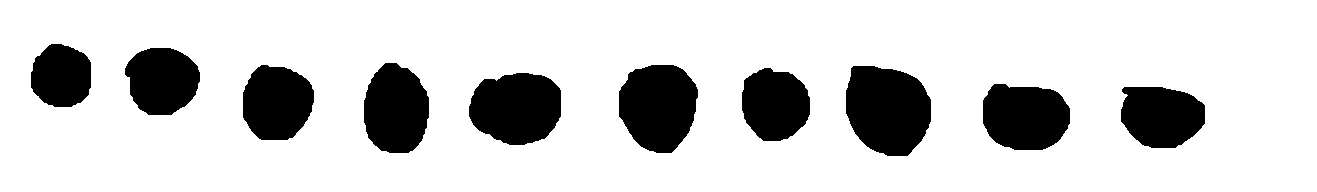
#> input picture vezbe/02-knn/data/train/circles.png, 1317 x 192 px
$ python swf_knn_shapes.py   (Python 2 division)   (older library calls are emulated)
#> lines starting #> are read from the running program, lines starting #| are printed output that depends on the picture; after the words box and inside, x2 and y2 are one past the last pixel; in counts of white or black regions, pixels touching at a corner belong together
### vezbe/02-knn/src/solutions/swf_knn_classifier.py
"""
    @author:    SWF/2013   Dragutin Marjanovic
    @email:     dmarjanovic94@gmail.com
"""

import Queue
import math


class KNNClassifier(object):

    def __init__(self, k, distance='L2'):
        """
        Konstruktor KNN klasifikatora.

        :param k: koliko najblizih suseda uzeti u obzir.
        :param distance: koju udaljenost koristiti za poredjenje, moguce vrednosti su 'L1' i 'L2'
        """

        # validna vrednost parametra *k* je ceo broj, veci od 0
        # validna vrednost parametra *distance* je 'L1' ili 'L2'
        if k > 0:
            self._k = k

        self._distance = self.manhattan if 'L1' == distance else self.euclidean
        self._data = []
        self._labels = []

    def fit(self, X, y):
        """
        :param X: podaci
        :param y: labele klasa (celobrojne vrednosti >= 0)
        :return: None
        """
        # prikazati poruku upozorenja ako je k jednako broju klasa
        if self._k == len(set(y)):
            print("WARNING: Number of labels is equal to number of classes!")

        self._data = X
        self._labels = y

    def predict(self, X):
        """
        :param X: podaci za klasifikaciju
        :return: labele X podataka nakon klasifikacije
        """
        # (X je lista podataka, dakle nije nuzno samo jedan podatak)
        # povratna vrednost su odgovarajuce labele
        labels = []
        for xi in X:
            queue = Queue.PriorityQueue()
            for (datum, label) in zip(self._data, self._labels):
                queue.put((self._distance(xi, datum), label))

            labels.append(self.get_label(queue))

        return labels

    def get_label(self, queue):
        """
        :param queue: red sa sortiranim distancama
        :return: labela kojoj pripada dati test primjer
        """
        labels_list = []
        while (not queue.empty()) and (len(labels_list) < self._k):
            labels_list.append(queue.get()[1])

        return max(set(labels_list), key=labels_list.count)

    # [8 lines left out: function manhattan, not called in this run]

    @staticmethod
    def euclidean(x, y):
        """
        :param x: tacka X
        :param y: tacka Y
        :return: udaljenost izracunata po Euklidovoj razdaljini
        """
        return math.sqrt(sum([(xi-yi)**2 for (xi, yi) in zip(x, y)]))

### vezbe/02-knn/src/solutions/swf_knn_shapes.py
"""
    @author:    SWF/2013   Dragutin Marjanovic
    @email:     dmarjanovic94@gmail.com
"""

from swf_knn_classifier import KNNClassifier
from skimage.io import imread
from skimage.color import rgb2gray
import numpy as np
from skimage.morphology import disk
from skimage.measure import label
from skimage.measure import regionprops
from scipy.ndimage import binary_fill_holes
from skimage.morphology import erosion
import matplotlib.pyplot as plt


# Utility funcion for regions drawing on pictures with given size
def draw_regions(regs, img_size):
    img_r = np.ndarray((img_size[0], img_size[1]), dtype='float32')

    for reg in regs:
        coords = reg.coords
        for coord in coords:
            img_r[coord[0], coord[1]] = 1.

    return img_r


# Get regions from image
def get_image_regions(img_path):
    # Make threshold of gray image
#> called with img_path = '../../data/train/circles.png'
    img_tr = 1 - rgb2gray(imread(img_path))
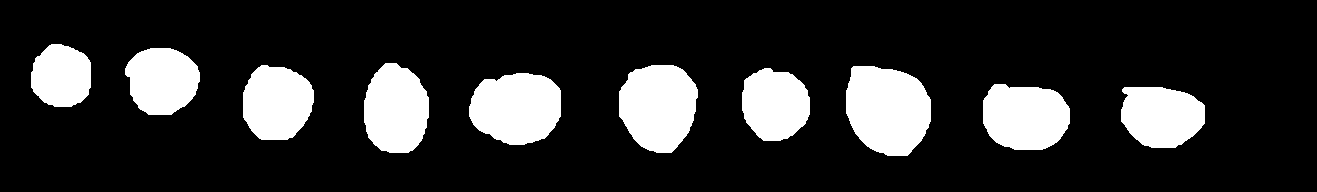
#> img_tr: shape (192, 1317) float64; values 0 (black) and 1 (white), 18% white; 10 white regions, largest, box (x1, y1, x2, y2) and area: (846, 66, 931, 156) 6111, (619, 65, 698, 153) 5452, (469, 73, 561, 145) 5296

    # Fill holes
    img_filled = binary_fill_holes(img_tr).astype('float32')

    str_elem = disk(10)  # parametar je poluprecnik diska
    img_tr_er = erosion(img_filled, selem=str_elem)
#> img_tr_er: shape (192, 1317) float32; values 0 (black) and 1 (white), 9.6% white; 10 white regions

    img_labeled = label(img_tr_er)
#> img_labeled: shape (192, 1317) int64; 11 distinct labels, from 0 to 10
    return regionprops(img_labeled)


def get_properties(all_shapes, training=True):
    data = []
    lbls = []
    lbl = 0
    for regions in all_shapes:
        for region in regions:
            bbox = region.bbox
            h = float(bbox[2] - bbox[0])
            w = float(bbox[3] - bbox[1])

            data.append([region.extent, region.perimeter/(2*(h+w))])

            if lbls is not None:
                lbls.append(lbl)

        lbl += 1

    if training:
        return data, lbls
    else:
        return data

if __name__ == "__main__":
    regions_circle = get_image_regions('../../data/train/circles.png')
#> regions_circle = 10 regions; largest, box (x1, y1, x2, y2) and area: (856, 76, 921, 146) 3588, (629, 75, 688, 143) 3098, (479, 83, 551, 135) 2945, (993, 94, 1060, 140) 2507, (374, 73, 419, 143) 2476
    regions_rectangle = get_image_regions('../../data/train/rectangles.png')
#> call 2 of get_image_regions, with img_path = '../../data/train/rectangles.png'
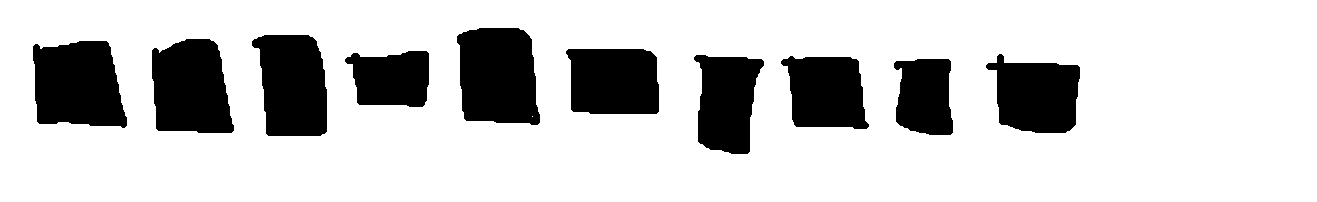
#> input picture vezbe/02-knn/data/train/rectangles.png, 1317 x 202 px
#> in get_image_regions (call 2), `img_tr = 1 - rgb2gray(imread(img_path))`: img_tr: shape (202, 1317) float64; values 0 (black) and 1 (white), 20.7% white; 10 white regions, largest, box (x1, y1, x2, y2) and area: (457, 28, 540, 125) 6888, (33, 41, 127, 128) 6723, (152, 39, 234, 133) 6395
#> in get_image_regions (call 2), `img_filled = binary_fill_holes(img_tr).astype('float32')`: img_filled: shape (202, 1317) float32; values 0 (black) and 1 (white), 20.7% white; 10 white regions, largest, box (x1, y1, x2, y2) and area: (457, 28, 540, 125) 6889, (33, 41, 127, 128) 6723, (152, 39, 234, 133) 6395
#> in get_image_regions (call 2), `img_tr_er = erosion(img_filled, selem=str_elem)`: img_tr_er: shape (202, 1317) float32; values 0 (black) and 1 (white), 10.8% white; 10 white regions
#> in get_image_regions (call 2), `img_labeled = label(img_tr_er)`:
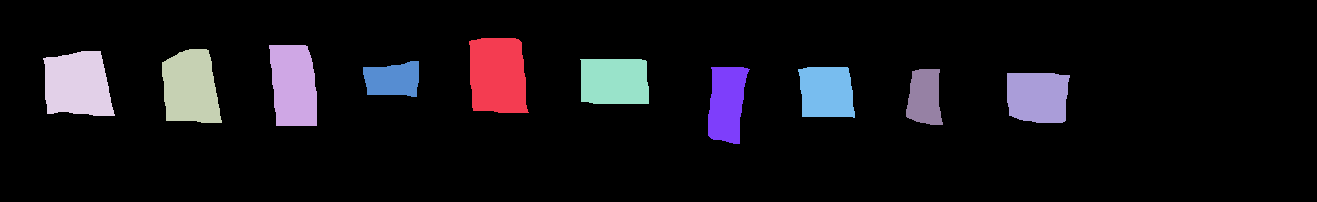
#> img_labeled: shape (202, 1317) int64; 11 distinct labels, from 0 to 10; one colour per label, 0 black
#> regions_rectangle = 10 regions; largest, box (x1, y1, x2, y2) and area: (469, 38, 529, 113) 3971, (43, 51, 115, 116) 3787, (162, 49, 222, 123) 3585, (269, 45, 317, 126) 3387, (580, 59, 649, 104) 2985
    regions_triangle = get_image_regions('../../data/train/triangles.png')
#> call 3 of get_image_regions, with img_path = '../../data/train/triangles.png'
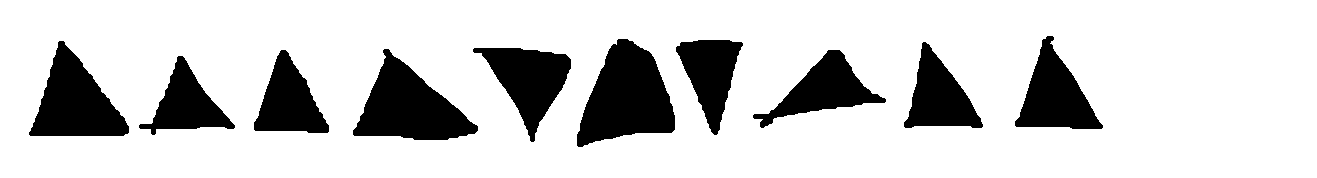
#> input picture vezbe/02-knn/data/train/triangles.png, 1317 x 178 px
#> in get_image_regions (call 3), `img_tr = 1 - rgb2gray(imread(img_path))`: img_tr: shape (178, 1317) float64; values 0 (black) and 1 (white), 18.7% white; 10 white regions, largest, box (x1, y1, x2, y2) and area: (577, 39, 675, 147) 6704, (353, 49, 478, 140) 5972, (29, 41, 129, 136) 5239
#> in get_image_regions (call 3), `img_tr_er = erosion(img_filled, selem=str_elem)`: img_tr_er: shape (178, 1317) float32; values 0 (black) and 1 (white), 8% white; 10 white regions
#> in get_image_regions (call 3), `img_labeled = label(img_tr_er)`:
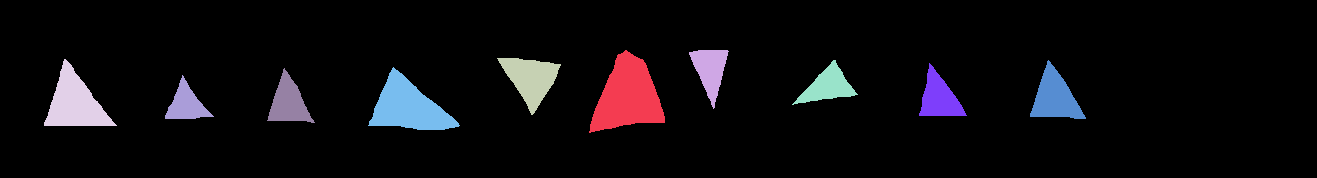
#> img_labeled: shape (178, 1317) int64; 11 distinct labels, from 0 to 10; one colour per label, 0 black
#> regions_triangle = 10 regions; largest, box (x1, y1, x2, y2) and area: (589, 50, 665, 133) 3711, (368, 67, 460, 130) 2966, (44, 59, 117, 126) 2451, (497, 58, 561, 115) 1850, (1030, 60, 1086, 119) 1724

    shapes = [regions_circle, regions_rectangle, regions_triangle]

    unmarked_regions = get_image_regions('../../data/test/shapes.png')
#> call 4 of get_image_regions, with img_path = '../../data/test/shapes.png'
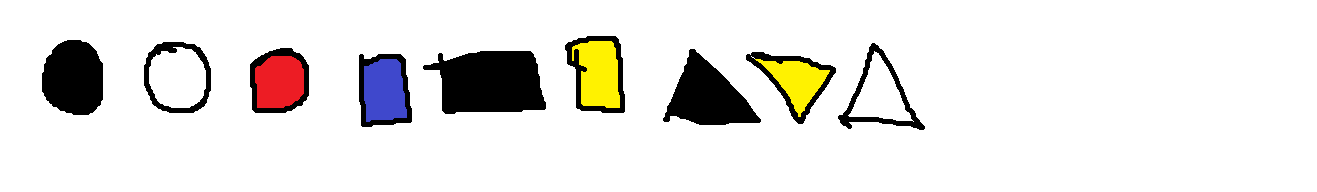
#> input picture vezbe/02-knn/data/test/shapes.png, 1317 x 192 px
#> in get_image_regions (call 4), `img_filled = binary_fill_holes(img_tr).astype('float32')`: img_filled: shape (192, 1317) float32; values 0 (black) and 1 (white), 13.8% white; 9 white regions, largest, box (x1, y1, x2, y2) and area: (423, 51, 546, 114) 5932, (144, 42, 211, 113) 4040, (663, 49, 761, 125) 3991
#> in get_image_regions (call 4), `img_tr_er = erosion(img_filled, selem=str_elem)`: img_tr_er: shape (192, 1317) float32; values 0 (black) and 1 (white), 6.1% white; 9 white regions
#> in get_image_regions (call 4), `img_labeled = label(img_tr_er)`:
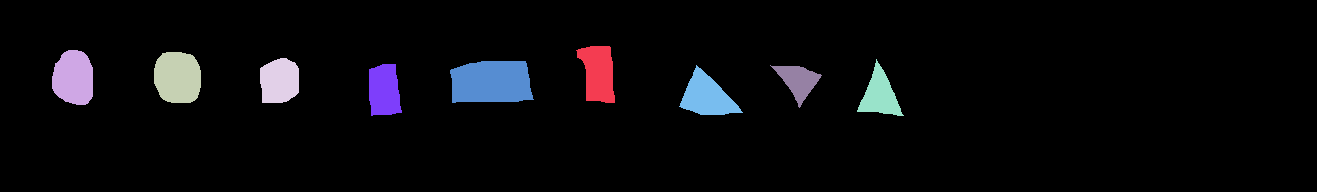
#> img_labeled: shape (192, 1317) int64; 10 distinct labels, from 0 to 9; one colour per label, 0 black
#> unmarked_regions = 9 regions; largest, box (x1, y1, x2, y2) and area: (450, 61, 534, 103) 3074, (154, 52, 201, 103) 2069, (52, 50, 93, 105) 1852, (679, 65, 743, 115) 1679, (576, 46, 615, 103) 1610

    sorted_unm_reg = sorted(unmarked_regions, key=lambda k: k['bbox'][1])
#> sorted_unm_reg has the same summary as unmarked_regions

    training_data, labels = get_properties(shapes)
#> the loop in get_properties, `for regions in all_shapes:` made 3 passes
#> after the loop in get_properties, `for regions in all_shapes:`: data = 30 pairs, first value 0.423 to 0.961, second value 0.788 to 0.964; lbl = 3; lbls = 30 values from 0 to 2
#> training_data has the same summary as data in get_properties; labels = 30 values from 0 to 2
    test_data = get_properties([sorted_unm_reg], False)
#> test_data = [[0.821, 0.845], [0.863, 0.86], [0.856, 0.872], [0.836, 0.921], [0.871, 0.932], [0.724, 0.919], [0.525, 0.798], [0.443, 0.776], [0.47, 0.826]]

    knn = KNNClassifier(1)
    knn.fit(training_data, labels)
#> in fit, `self._data = X`: self._data has the same summary as data in get_properties
#> in fit, `self._labels = y`: self._labels = 30 values from 0 to 2

    # Our results
    results = knn.predict(test_data)
#> the loop in predict, `for xi in X:` made 9 passes
#> after the loop in predict, `for xi in X:`: labels = [0, 0, 0, 1, 1, 1, 2, 2, 2]
#> results = [0, 0, 0, 1, 1, 1, 2, 2, 2]
    real_labels = [0, 0, 0, 1, 1, 1, 2, 2, 2]

    true_predicts = 0
    for lt, lr in zip(results, real_labels):
        if lt == lr:
            true_predicts += 1
#> this loop made 9 passes
#> (lt, lr) on passes 1 to 9: (0, 0), (0, 0), (0, 0), (1, 1), (1, 1), (1, 1), (2, 2), (2, 2), (2, 2)
#> after the loop, true_predicts = 9

    print "{0:.2f}% of true predicts!".format(float(true_predicts)/len(results) * 100)
#| 100.00% of true predicts!
